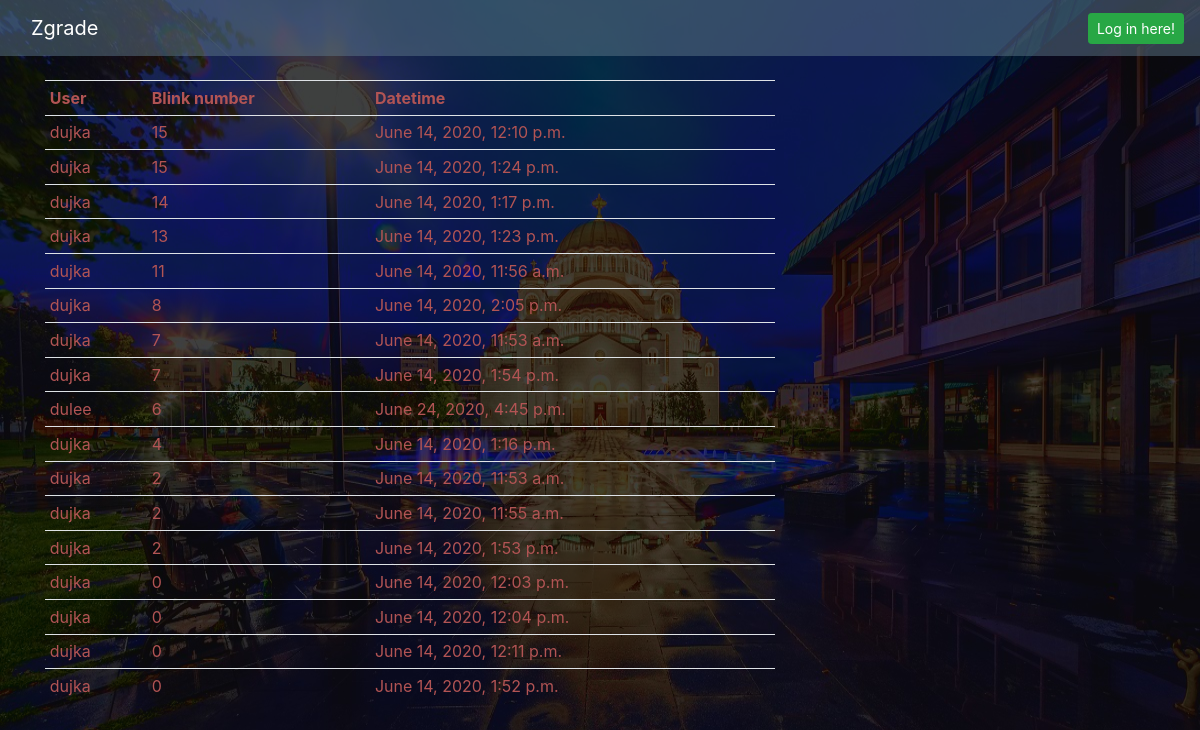
Screenshot of /blinkstat with the database file from the repository.
### blog/models.py (models this page shows, shortened)
class RezultatiTreptanja(models.Model):
    user = models.ForeignKey(User, null = True, on_delete = models.CASCADE)
    number_of_blinks = models.IntegerField()
    date_created = models.DateTimeField(auto_now_add=True, null=True)

### blog/views.py (the view)
# urls.py: path('blinkstat', views.blinkstat, name = 'blinkstat'),
def blinkstat(request):
    context = {'lista': RezultatiTreptanja.objects.order_by('-number_of_blinks')}
    return render(request, 'blog/blinkstatistic.html', context)

### blog/templates/blog/blinkstatistic.html
{% extends "blog/base.html" %}
{% block content %}
<div>
    <table class="table table-sm">
        <tr>
            <th>User</th>
            <th>Blink number</th>
            <th>Datetime</th>
        </tr>
    {% for item in lista %}
        <tr>
            <td>
                {{ item.user }}
            </td>
            <td>
                {{ item.number_of_blinks }}
            </td>
            <td>
                {{ item.date_created }}
            </td>
        </tr>
    {% endfor %}
</div>
{% endblock content %}

### blog/templates/blog/base.html (shortened to what this page needs)
{% load static %}
<!DOCTYPE html>
<html>
<head>
      <link rel="stylesheet" href="https://stackpath.bootstrapcdn.com/bootstrap/4.1.3/css/bootstrap.min.css">
    <link href="https://gitcdn.github.io/bootstrap-toggle/2.2.2/css/bootstrap-toggle.min.css" rel="stylesheet">
    <link rel="stylesheet" type="text/css" href="{% static 'blog/main.css' %}">
</head>
<body>
    <header class="site-header" id="header">
      <nav class="navbar navbar-expand-md navbar-dark bg-steel fixed-top">
        <div class="container">
          <a class="navbar-brand mr-4" href="{% url 'zgrada-list' %}">Zgrade</a>
        </div>
        {% if request.user.is_authenticated %}
        <span class="text-white">Zdravo, {{ request.user }}</span>
        <span class="text-white" style="margin-left: 10px"><a href="{% url 'logout' %}">Odjavi se</a></span>
        {% else %}
        <a href="{% url 'login' %}" class="btn btn-sm btn-success">Log in here!</a>
        {% endif %}
      </nav>
    </header>
    <main role="main" class="container">
      <div class="row">
        <div class="col-md-8">
          {% block content %}{% endblock %}
        </div>
        </div>
    </main>
</body>
</html>

### blog/static/blog/main.css (style rules this page uses)
body { background: #fafafa; color: #b25454; margin-top: 5rem; }
.bg-steel { background-color: rgba(95,120,138,0.5); }

### blog/templates/blog/base.html (style rules this page uses)
body { background-color: rgba(40, 0, 0, 0.79) !important; background-image: url("../../static/blog/beograd.jpg"); background-repeat: repeat-y; height:800px; background-size: 100% 100%; background-blend-mode: color; }

### rows the page displays
RezultatiTreptanja: user "dujka", number_of_blinks "15", date_created "June 14, 2020, 12:10 p.m."
RezultatiTreptanja: user "dujka", number_of_blinks "15", date_created "June 14, 2020, 1:24 p.m."
RezultatiTreptanja: user "dujka", number_of_blinks "14", date_created "June 14, 2020, 1:17 p.m."
RezultatiTreptanja: user "dujka", number_of_blinks "13", date_created "June 14, 2020, 1:23 p.m."
RezultatiTreptanja: user "dujka", number_of_blinks "11", date_created "June 14, 2020, 11:56 a.m."
RezultatiTreptanja: user "dujka", number_of_blinks "8", date_created "June 14, 2020, 2:05 p.m."
RezultatiTreptanja: user "dujka", number_of_blinks "7", date_created "June 14, 2020, 11:53 a.m."
RezultatiTreptanja: user "dujka", number_of_blinks "7", date_created "June 14, 2020, 1:54 p.m."
RezultatiTreptanja: user "dulee", number_of_blinks "6", date_created "June 24, 2020, 4:45 p.m."
RezultatiTreptanja: user "dujka", number_of_blinks "4", date_created "June 14, 2020, 1:16 p.m."
RezultatiTreptanja: user "dujka", number_of_blinks "2", date_created "June 14, 2020, 11:53 a.m."
RezultatiTreptanja: user "dujka", number_of_blinks "2", date_created "June 14, 2020, 11:55 a.m."
RezultatiTreptanja: user "dujka", number_of_blinks "2", date_created "June 14, 2020, 1:53 p.m."
RezultatiTreptanja: user "dujka", number_of_blinks "0", date_created "June 14, 2020, 12:03 p.m."
RezultatiTreptanja: user "dujka", number_of_blinks "0", date_created "June 14, 2020, 12:04 p.m."
RezultatiTreptanja: user "dujka", number_of_blinks "0", date_created "June 14, 2020, 12:11 p.m."
RezultatiTreptanja: user "dujka", number_of_blinks "0", date_created "June 14, 2020, 1:52 p.m."
